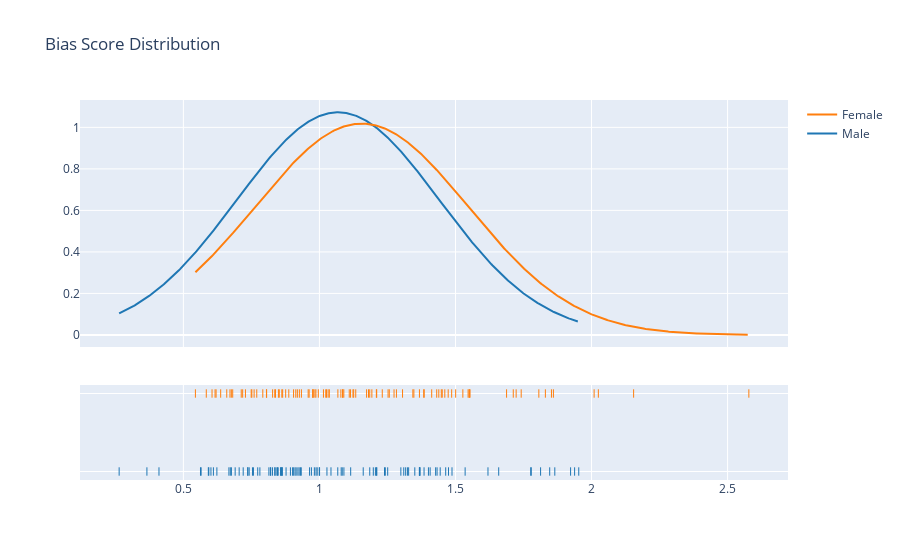

Here is the notebook cell this chart was saved with:
### Code cell
plotdist(df_Bscore,'Score', 'Bias Score Distribution')

### Figure 1 — Plotly figure (JSON) as saved in the notebook; plotly's stock layout.template omitted (floating-point values rounded to 4 significant figures; data arrays with more than 128 entries replaced by an {"elided": "..."} marker saying what was removed)
{"data": [{"legendgroup": "Male", "marker": {"color": "rgb(31, 119, 180)"}, "mode": "lines", "name": "Male", "showlegend": true, "type": "scatter", "x": {"elided": "500 float values"}, "xaxis": "x", "y": {"elided": "500 float values"}, "yaxis": "y"}, {"legendgroup": "Female", "marker": {"color": "rgb(255, 127, 14)"}, "mode": "lines", "name": "Female", "showlegend": true, "type": "scatter", "x": {"elided": "500 float values"}, "xaxis": "x", "y": {"elided": "500 float values"}, "yaxis": "y"}, {"legendgroup": "Male", "marker": {"color": "rgb(31, 119, 180)", "symbol": "line-ns-open"}, "mode": "markers", "name": "Male", "showlegend": false, "type": "scatter", "x": [1.385, 0.8604, 0.7199, 0.754, 0.7576, 1.432, 0.6674, 0.6105, 1.206, 0.6232, 0.6726, 0.9876, 1.211, 0.9209, 1.31, 1.427, 0.8358, 1.464, 1.368, 0.4104, 0.9054, 1.251, 0.7367, 0.8374, 1.299, 0.7368, 0.846, 1.242, 1.401, 0.7812, 0.9255, 0.2641, 1.317, 0.8572, 0.821, 1.619, 1.115, 0.5918, 0.9706, 1.444, 1.367, 1.324, 1.778, 1.865, 0.8634, 1.198, 0.9815, 1.487, 0.8632, 0.9919, 1.161, 1.923, 0.7419, 1.846, 0.82, 0.5653, 0.6014, 1.042, 1.09, 0.9014, 1.659, 1.001, 1.028, 1.813, 1.535, 0.9332, 0.8935, 1.369, 1.938, 0.9146, 0.8485, 0.8144, 0.3661, 1.067, 0.9303, 0.9638, 1.21, 0.7051, 0.9104, 1.328, 1.084, 0.5936, 1.953, 0.9994, 0.8587, 1.777, 0.6904, 1.369, 1.239, 0.8775, 1.351, 1.407, 1.08, 1.474, 1.185, 0.7733, 0.8275, 0.6766, 0.8437, 0.563], "xaxis": "x", "y": ["Male", "Male", "Male", "Male", "Male", "Male", "Male", "Male", "Male", "Male", "Male", "Male", "Male", "Male", "Male", "Male", "Male", "Male", "Male", "Male", "Male", "Male", "Male", "Male", "Male", "Male", "Male", "Male", "Male", "Male", "Male", "Male", "Male", "Male", "Male", "Male", "Male", "Male", "Male", "Male", "Male", "Male", "Male", "Male", "Male", "Male", "Male", "Male", "Male", "Male", "Male", "Male", "Male", "Male", "Male", "Male", "Male", "Male", "Male", "Male", "Male", "Male", "Male", "Male", "Male", "Male", "Male", "Male", "Male", "Male", "Male", "Male", "Male", "Male", "Male", "Male", "Male", "Male", "Male", "Male", "Male", "Male", "Male", "Male", "Male", "Male", "Male", "Male", "Male", "Male", "Male", "Male", "Male", "Male", "Male", "Male", "Male", "Male", "Male", "Male"], "yaxis": "y2"}, {"legendgroup": "Female", "marker": {"color": "rgb(255, 127, 14)", "symbol": "line-ns-open"}, "mode": "markers", "name": "Female", "showlegend": false, "type": "scatter", "x": [0.8525, 0.9339, 0.865, 1.085, 1.551, 1.451, 0.7601, 1.036, 1.551, 0.7697, 0.8619, 1.173, 1.252, 0.5843, 1.068, 0.6713, 0.6165, 1.742, 1.473, 1.133, 1.185, 2.155, 0.828, 1.283, 0.9754, 2.01, 1.853, 0.5443, 0.6054, 0.9772, 1.032, 1.305, 0.9263, 0.7127, 1.501, 0.919, 1.079, 0.6814, 1.688, 0.6595, 0.8359, 0.6372, 1.461, 1.209, 0.6203, 0.996, 1.193, 0.8494, 0.9587, 0.8875, 1.806, 1.086, 0.8387, 1.368, 0.9131, 0.9623, 0.7516, 0.7179, 0.876, 1.385, 1.18, 1.83, 0.9761, 2.578, 1.09, 1.554, 1.413, 1.026, 0.905, 0.8053, 1.257, 1.114, 1.023, 0.9833, 0.806, 1.123, 1.383, 1.015, 1.347, 1.712, 1.11, 1.86, 0.6764, 0.9871, 1.486, 0.7493, 0.7282, 1.431, 1.723, 1.343, 1.126, 1.274, 1.448, 2.025, 1.527, 1.231, 1.21, 1.439, 0.792, 1.546], "xaxis": "x", "y": ["Female", "Female", "Female", "Female", "Female", "Female", "Female", "Female", "Female", "Female", "Female", "Female", "Female", "Female", "Female", "Female", "Female", "Female", "Female", "Female", "Female", "Female", "Female", "Female", "Female", "Female", "Female", "Female", "Female", "Female", "Female", "Female", "Female", "Female", "Female", "Female", "Female", "Female", "Female", "Female", "Female", "Female", "Female", "Female", "Female", "Female", "Female", "Female", "Female", "Female", "Female", "Female", "Female", "Female", "Female", "Female", "Female", "Female", "Female", "Female", "Female", "Female", "Female", "Female", "Female", "Female", "Female", "Female", "Female", "Female", "Female", "Female", "Female", "Female", "Female", "Female", "Female", "Female", "Female", "Female", "Female", "Female", "Female", "Female", "Female", "Female", "Female", "Female", "Female", "Female", "Female", "Female", "Female", "Female", "Female", "Female", "Female", "Female", "Female", "Female"], "yaxis": "y2"}], "layout": {"autosize": true, "barmode": "overlay", "hovermode": "closest", "legend": {"traceorder": "reversed"}, "title": {"text": "Bias Score Distribution"}, "xaxis": {"anchor": "y2", "autorange": true, "domain": [0, 1], "range": [0.1142, 2.728], "type": "linear", "zeroline": false}, "yaxis": {"anchor": "free", "autorange": true, "domain": [0.35, 1], "position": 0, "range": [-0.05805, 1.132], "type": "linear"}, "yaxis2": {"anchor": "x", "autorange": true, "domain": [0, 0.25], "dtick": 1, "range": [-0.1818, 1.182], "showticklabels": false, "type": "category"}}}
